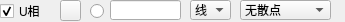
           <widget class="QWidget" name="widget_1" native="true">
            <property name="geometry">
             <rect>
              <x>10</x>
              <y>10</y>
              <width>345</width>
              <height>22</height>
             </rect>
            </property>
            <property name="sizePolicy">
             <sizepolicy hsizetype="Expanding" vsizetype="Expanding">
              <horstretch>0</horstretch>
              <verstretch>0</verstretch>
             </sizepolicy>
            </property>
            <property name="minimumSize">
             <size>
              <width>335</width>
              <height>22</height>
             </size>
            </property>
            <property name="maximumSize">
             <size>
              <width>16777215</width>
              <height>22</height>
             </size>
            </property>
            <widget class="QLineEdit" name="txtValueCurve1">
             <property name="geometry">
              <rect>
               <x>110</x>
               <y>0</y>
               <width>71</width>
               <height>20</height>
              </rect>
             </property>
             <property name="text">
              <string/>
             </property>
            </widget>
            <widget class="QRadioButton" name="rdoBoldCurve1">
             <property name="geometry">
              <rect>
               <x>90</x>
               <y>3</y>
               <width>16</width>
               <height>16</height>
              </rect>
             </property>
             <property name="text">
              <string/>
             </property>
             <property name="checked">
              <bool>false</bool>
             </property>
            </widget>
            <widget class="QCheckBox" name="chkVisibleCurve1">
             <property name="geometry">
              <rect>
               <x>0</x>
               <y>3</y>
               <width>53</width>
               <height>16</height>
              </rect>
             </property>
             <property name="text">
              <string>U相</string>
             </property>
             <property name="checked">
              <bool>true</bool>
             </property>
            </widget>
            <widget class="QPushButton" name="btnColourCurve1">
             <property name="geometry">
              <rect>
               <x>60</x>
               <y>0</y>
               <width>21</width>
               <height>21</height>
              </rect>
             </property>
             <property name="text">
              <string/>
             </property>
            </widget>
            <widget class="QComboBox" name="cmbScatterStyle1">
             <property name="geometry">
              <rect>
               <x>240</x>
               <y>0</y>
               <width>91</width>
               <height>20</height>
              </rect>
             </property>
             <property name="focusPolicy">
              <enum>Qt::WheelFocus</enum>
             </property>
             <property name="currentText">
              <string>无散点</string>
             </property>
             <property name="maxVisibleItems">
              <number>20</number>
             </property>
             <item>
              <property name="text">
               <string>无散点</string>
              </property>
              <property name="icon">
               <iconset>
                <normaloff>:/pic/ssNone.png</normaloff>:/pic/ssNone.png</iconset>
              </property>
             </item>
             <item>
              <property name="text">
               <string>x形</string>
              </property>
              <property name="icon">
               <iconset>
                <normaloff>:/pic/ssCross.png</normaloff>:/pic/ssCross.png</iconset>
              </property>
             </item>
             <item>
              <property name="text">
               <string>+形</string>
              </property>
              <property name="icon">
               <iconset>
                <normaloff>:/pic/ssPlus.png</normaloff>:/pic/ssPlus.png</iconset>
              </property>
             </item>
             <item>
              <property name="text">
               <string>空心圆</string>
              </property>
              <property name="icon">
               <iconset>
                <normaloff>:/pic/ssCircle.png</normaloff>:/pic/ssCircle.png</iconset>
              </property>
             </item>
             <item>
              <property name="text">
               <string>实心圆</string>
              </property>
              <property name="icon">
               <iconset>
                <normaloff>:/pic/ssDisc.png</normaloff>:/pic/ssDisc.png</iconset>
              </property>
             </item>
             <item>
              <property name="text">
               <string>矩形</string>
              </property>
              <property name="icon">
               <iconset>
                <normaloff>:/pic/ssSquare.png</normaloff>:/pic/ssSquare.png</iconset>
              </property>
             </item>
             <item>
              <property name="text">
               <string>菱形</string>
              </property>
              <property name="icon">
               <iconset>
                <normaloff>:/pic/ssDiamond.png</normaloff>:/pic/ssDiamond.png</iconset>
              </property>
             </item>
             <item>
              <property name="text">
               <string>星形</string>
              </property>
              <property name="icon">
               <iconset>
                <normaloff>:/pic/ssStar.png</normaloff>:/pic/ssStar.png</iconset>
              </property>
             </item>
             <item>
              <property name="text">
               <string>正三角</string>
              </property>
              <property name="icon">
               <iconset>
                <normaloff>:/pic/ssTriangle.png</normaloff>:/pic/ssTriangle.png</iconset>
              </property>
             </item>
             <item>
              <property name="text">
               <string>倒三角</string>
              </property>
              <property name="icon">
               <iconset>
                <normaloff>:/pic/ssTriangleInverted.png</normaloff>:/pic/ssTriangleInverted.png</iconset>
              </property>
             </item>
             <item>
              <property name="text">
               <string>x框</string>
              </property>
              <property name="icon">
               <iconset>
                <normaloff>:/pic/ssCrossSquare.png</normaloff>:/pic/ssCrossSquare.png</iconset>
              </property>
             </item>
             <item>
              <property name="text">
               <string>+框</string>
              </property>
              <property name="icon">
               <iconset>
                <normaloff>:/pic/ssPlusSquare.png</normaloff>:/pic/ssPlusSquare.png</iconset>
              </property>
             </item>
             <item>
              <property name="text">
               <string>x圆</string>
              </property>
              <property name="icon">
               <iconset>
                <normaloff>:/pic/ssCrossCircle.png</normaloff>:/pic/ssCrossCircle.png</iconset>
              </property>
             </item>
             <item>
              <property name="text">
               <string>+圆</string>
              </property>
              <property name="icon">
               <iconset>
                <normaloff>:/pic/ssPlusCircle.png</normaloff>:/pic/ssPlusCircle.png</iconset>
              </property>
             </item>
             <item>
              <property name="text">
               <string>和平</string>
              </property>
              <property name="icon">
               <iconset>
                <normaloff>:/pic/ssPeace.png</normaloff>:/pic/ssPeace.png</iconset>
              </property>
             </item>
            </widget>
            <widget class="QComboBox" name="cmbLineStyle1">
             <property name="geometry">
              <rect>
               <x>190</x>
               <y>0</y>
               <width>41</width>
               <height>20</height>
              </rect>
             </property>
             <property name="currentIndex">
              <number>1</number>
             </property>
             <item>
              <property name="text">
               <string>点</string>
              </property>
             </item>
             <item>
              <property name="text">
               <string>线</string>
              </property>
             </item>
             <item>
              <property name="text">
               <string>左</string>
              </property>
             </item>
             <item>
              <property name="text">
               <string>右</string>
              </property>
             </item>
             <item>
              <property name="text">
               <string>中</string>
              </property>
             </item>
             <item>
              <property name="text">
               <string>积</string>
              </property>
             </item>
            </widget>
           </widget>
